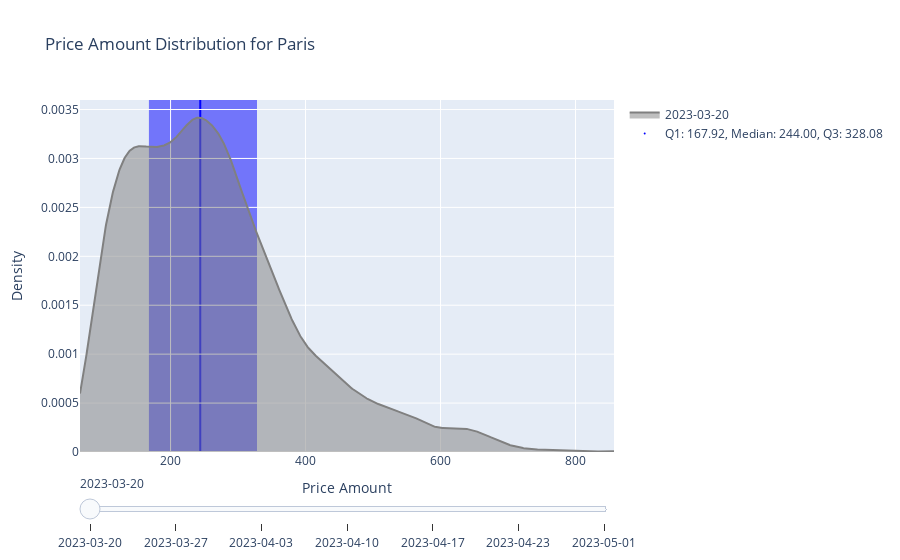
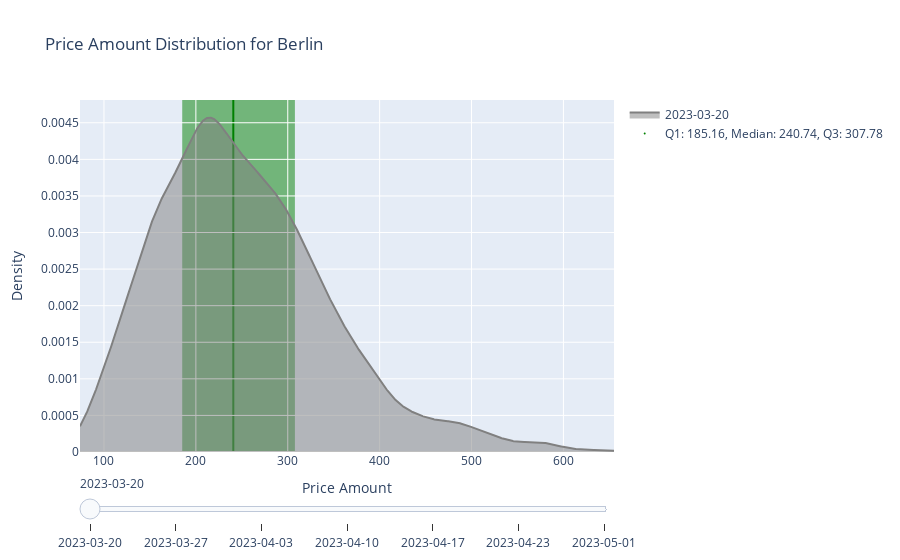
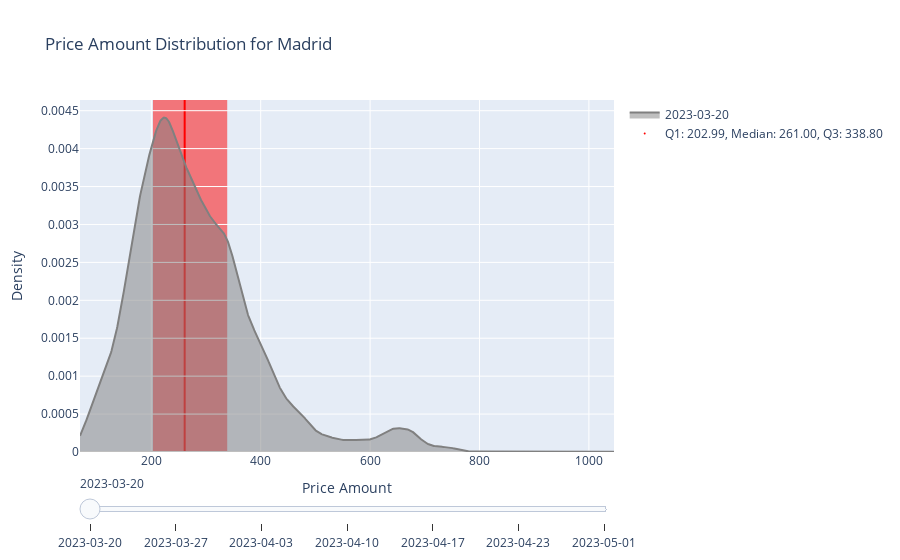
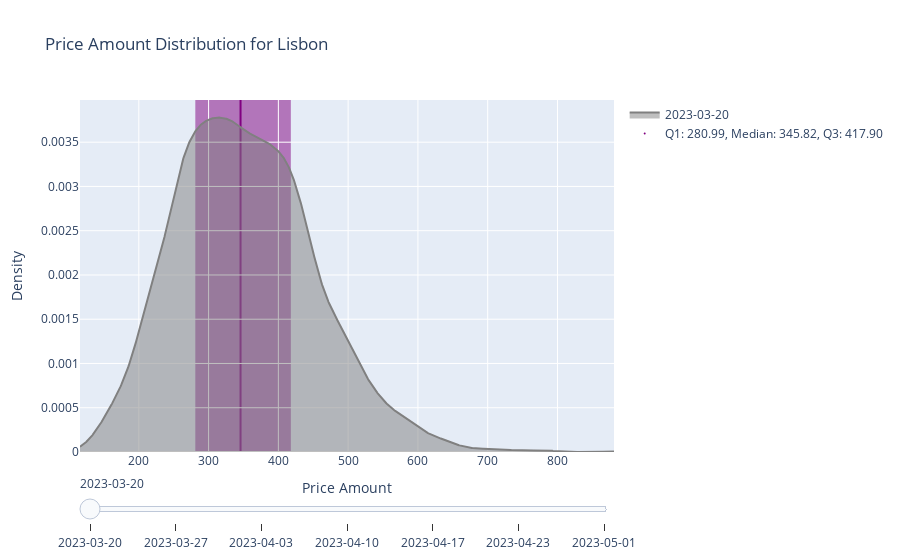

Notebook source saved alongside these figures, in order:
### Code cell
def plot_city(city, color, kde_color):
    # Load city data
    filenames = [f'dep&ret_flights/dep&ret_flights_{date}/{city}_{date}.csv' for date in dates]
    dataframes = [pd.read_csv(filename) for filename in filenames]
    df = pd.concat([df.assign(collection_date=date) for df, date in zip(dataframes, dates)])
    
    # Convert collection_date to datetime type and add year 2023
    df['collection_date'] = pd.to_datetime(df['collection_date'], format='%m%d').apply(lambda x: x.replace(year=2023))

    # Calculate quartiles
    quartiles = df.groupby('collection_date')['price_amount'].quantile([0.25, 0.5, 0.75]).unstack(level=1)

    fig = go.Figure()

    # Convert numpy datetime64 to pandas Timestamp for date() method
    dates_pd = pd.to_datetime(df['collection_date'].unique())

    # Loop over collection dates
    for i, date in enumerate(dates_pd):
        df_date = df[df['collection_date'] == date]
        Q1, median, Q3 = quartiles.loc[date]

        # Calculate KDE
        kernel = stats.gaussian_kde(df_date['price_amount'])
        x_kde = np.linspace(df_date['price_amount'].min(), df_date['price_amount'].max(), 1000)
        y_kde = kernel(x_kde)

        # Add KDE trace for current date
        fig.add_trace(go.Scatter(x=x_kde, y=y_kde, 
                                 mode='lines',
                                 line_color=kde_color,
                                 opacity=0.6,
                                 fill='tozeroy',
                                 name=str(date.date()),
                                 visible=(i==0)
                                ))

        # Add shape for IQR
        fig.add_shape(go.layout.Shape(type="rect",
                                      x0=Q1, x1=Q3, y0=0, y1=1, yref="paper",
                                      fillcolor=color, opacity=0.5, 
                                      line_width=0,
                                      layer="below",
                                      visible=(i==0)
                                     ))

        # Add shape for median
        fig.add_shape(go.layout.Shape(type="line",
                                      x0=median, x1=median, y0=0, y1=1, yref="paper",
                                      line=dict(color=color, width=2),
                                      layer="below",
                                      visible=(i==0)
                                     ))

        # Add legend for quartiles and median
        fig.add_trace(go.Scatter(x=[None], y=[None],
                                 mode='markers',
                                 marker=dict(size=0, color=color),
                                 name=f'Q1: {Q1:.2f}, Median: {median:.2f}, Q3: {Q3:.2f}',
                                 visible=(i==0)
                                ))

    # Update layout
    fig.update_layout(barmode='overlay', title_text=f'Price Amount Distribution for {city.capitalize()}',
                      xaxis_title='Price Amount', yaxis_title='Density', 
                      sliders=[dict(steps=[dict(method='restyle',
                                                args=['visible', [i==j for j in range(len(dates_pd))]],
                                                label=str(date.date()))
                                          for i, date in enumerate(dates_pd)])])

    fig.show()

# Define the list of cities and their corresponding colors
city_color = {'Paris': 'blue', 'Berlin': 'green', 'Madrid': 'red', 'Lisbon': 'purple', 'Rome': 'orange', 'Budapest': 'brown', 'Athens': 'CadetBlue'}
kde_color = "gray"

# Loop over cities
for city, color in city_color.items():
    plot_city(city, color, kde_color)

### Figure 1 — Plotly figure (JSON) as saved in the notebook; plotly's stock layout.template omitted (floating-point values rounded to 4 significant figures; data arrays with more than 128 entries replaced by an {"elided": "..."} marker saying what was removed)
{"data": [{"fill": "tozeroy", "line": {"color": "gray"}, "mode": "lines", "name": "2023-03-20", "opacity": 0.6, "type": "scatter", "visible": true, "x": {"elided": "1000 float values"}, "y": {"elided": "1000 float values"}}, {"marker": {"color": "blue", "size": 0}, "mode": "markers", "name": "Q1: 167.92, Median: 244.00, Q3: 328.08", "type": "scatter", "visible": true, "x": [null], "y": [null]}, {"fill": "tozeroy", "line": {"color": "gray"}, "mode": "lines", "name": "2023-03-27", "opacity": 0.6, "type": "scatter", "visible": false, "x": {"elided": "1000 float values"}, "y": {"elided": "1000 float values"}}, {"marker": {"color": "blue", "size": 0}, "mode": "markers", "name": "Q1: 174.78, Median: 244.99, Q3: 329.20", "type": "scatter", "visible": false, "x": [null], "y": [null]}, {"fill": "tozeroy", "line": {"color": "gray"}, "mode": "lines", "name": "2023-04-03", "opacity": 0.6, "type": "scatter", "visible": false, "x": {"elided": "1000 float values"}, "y": {"elided": "1000 float values"}}, {"marker": {"color": "blue", "size": 0}, "mode": "markers", "name": "Q1: 175.22, Median: 245.55, Q3: 330.90", "type": "scatter", "visible": false, "x": [null], "y": [null]}, {"fill": "tozeroy", "line": {"color": "gray"}, "mode": "lines", "name": "2023-04-10", "opacity": 0.6, "type": "scatter", "visible": false, "x": {"elided": "1000 float values"}, "y": {"elided": "1000 float values"}}, {"marker": {"color": "blue", "size": 0}, "mode": "markers", "name": "Q1: 179.99, Median: 248.90, Q3: 336.30", "type": "scatter", "visible": false, "x": [null], "y": [null]}, {"fill": "tozeroy", "line": {"color": "gray"}, "mode": "lines", "name": "2023-04-17", "opacity": 0.6, "type": "scatter", "visible": false, "x": {"elided": "1000 float values"}, "y": {"elided": "1000 float values"}}, {"marker": {"color": "blue", "size": 0}, "mode": "markers", "name": "Q1: 189.88, Median: 272.81, Q3: 366.48", "type": "scatter", "visible": false, "x": [null], "y": [null]}, {"fill": "tozeroy", "line": {"color": "gray"}, "mode": "lines", "name": "2023-04-23", "opacity": 0.6, "type": "scatter", "visible": false, "x": {"elided": "1000 float values"}, "y": {"elided": "1000 float values"}}, {"marker": {"color": "blue", "size": 0}, "mode": "markers", "name": "Q1: 192.05, Median: 276.89, Q3: 374.28", "type": "scatter", "visible": false, "x": [null], "y": [null]}, {"fill": "tozeroy", "line": {"color": "gray"}, "mode": "lines", "name": "2023-05-01", "opacity": 0.6, "type": "scatter", "visible": false, "x": {"elided": "1000 float values"}, "y": {"elided": "1000 float values"}}, {"marker": {"color": "blue", "size": 0}, "mode": "markers", "name": "Q1: 194.00, Median: 279.39, Q3: 368.82", "type": "scatter", "visible": false, "x": [null], "y": [null]}], "layout": {"barmode": "overlay", "shapes": [{"fillcolor": "blue", "layer": "below", "line": {"width": 0}, "opacity": 0.5, "type": "rect", "visible": true, "x0": 167.9, "x1": 328.1, "y0": 0, "y1": 1, "yref": "paper"}, {"layer": "below", "line": {"color": "blue", "width": 2}, "type": "line", "visible": true, "x0": 244, "x1": 244, "y0": 0, "y1": 1, "yref": "paper"}, {"fillcolor": "blue", "layer": "below", "line": {"width": 0}, "opacity": 0.5, "type": "rect", "visible": false, "x0": 174.8, "x1": 329.2, "y0": 0, "y1": 1, "yref": "paper"}, {"layer": "below", "line": {"color": "blue", "width": 2}, "type": "line", "visible": false, "x0": 245.0, "x1": 245.0, "y0": 0, "y1": 1, "yref": "paper"}, {"fillcolor": "blue", "layer": "below", "line": {"width": 0}, "opacity": 0.5, "type": "rect", "visible": false, "x0": 175.2, "x1": 330.9, "y0": 0, "y1": 1, "yref": "paper"}, {"layer": "below", "line": {"color": "blue", "width": 2}, "type": "line", "visible": false, "x0": 245.6, "x1": 245.6, "y0": 0, "y1": 1, "yref": "paper"}, {"fillcolor": "blue", "layer": "below", "line": {"width": 0}, "opacity": 0.5, "type": "rect", "visible": false, "x0": 180.0, "x1": 336.3, "y0": 0, "y1": 1, "yref": "paper"}, {"layer": "below", "line": {"color": "blue", "width": 2}, "type": "line", "visible": false, "x0": 248.9, "x1": 248.9, "y0": 0, "y1": 1, "yref": "paper"}, {"fillcolor": "blue", "layer": "below", "line": {"width": 0}, "opacity": 0.5, "type": "rect", "visible": false, "x0": 189.9, "x1": 366.5, "y0": 0, "y1": 1, "yref": "paper"}, {"layer": "below", "line": {"color": "blue", "width": 2}, "type": "line", "visible": false, "x0": 272.8, "x1": 272.8, "y0": 0, "y1": 1, "yref": "paper"}, {"fillcolor": "blue", "layer": "below", "line": {"width": 0}, "opacity": 0.5, "type": "rect", "visible": false, "x0": 192.1, "x1": 374.3, "y0": 0, "y1": 1, "yref": "paper"}, {"layer": "below", "line": {"color": "blue", "width": 2}, "type": "line", "visible": false, "x0": 276.9, "x1": 276.9, "y0": 0, "y1": 1, "yref": "paper"}, {"fillcolor": "blue", "layer": "below", "line": {"width": 0}, "opacity": 0.5, "type": "rect", "visible": false, "x0": 194, "x1": 368.8, "y0": 0, "y1": 1, "yref": "paper"}, {"layer": "below", "line": {"color": "blue", "width": 2}, "type": "line", "visible": false, "x0": 279.4, "x1": 279.4, "y0": 0, "y1": 1, "yref": "paper"}], "sliders": [{"steps": [{"args": ["visible", [true, false, false, false, false, false, false]], "label": "2023-03-20", "method": "restyle"}, {"args": ["visible", [false, true, false, false, false, false, false]], "label": "2023-03-27", "method": "restyle"}, {"args": ["visible", [false, false, true, false, false, false, false]], "label": "2023-04-03", "method": "restyle"}, {"args": ["visible", [false, false, false, true, false, false, false]], "label": "2023-04-10", "method": "restyle"}, {"args": ["visible", [false, false, false, false, true, false, false]], "label": "2023-04-17", "method": "restyle"}, {"args": ["visible", [false, false, false, false, false, true, false]], "label": "2023-04-23", "method": "restyle"}, {"args": ["visible", [false, false, false, false, false, false, true]], "label": "2023-05-01", "method": "restyle"}]}], "title": {"text": "Price Amount Distribution for Paris"}, "xaxis": {"title": {"text": "Price Amount"}}, "yaxis": {"title": {"text": "Density"}}}}

### Figure 2 — Plotly figure (JSON) as saved in the notebook; plotly's stock layout.template omitted (floating-point values rounded to 4 significant figures; data arrays with more than 128 entries replaced by an {"elided": "..."} marker saying what was removed)
{"data": [{"fill": "tozeroy", "line": {"color": "gray"}, "mode": "lines", "name": "2023-03-20", "opacity": 0.6, "type": "scatter", "visible": true, "x": {"elided": "1000 float values"}, "y": {"elided": "1000 float values"}}, {"marker": {"color": "green", "size": 0}, "mode": "markers", "name": "Q1: 185.16, Median: 240.74, Q3: 307.78", "type": "scatter", "visible": true, "x": [null], "y": [null]}, {"fill": "tozeroy", "line": {"color": "gray"}, "mode": "lines", "name": "2023-03-27", "opacity": 0.6, "type": "scatter", "visible": false, "x": {"elided": "1000 float values"}, "y": {"elided": "1000 float values"}}, {"marker": {"color": "green", "size": 0}, "mode": "markers", "name": "Q1: 193.25, Median: 253.09, Q3: 320.89", "type": "scatter", "visible": false, "x": [null], "y": [null]}, {"fill": "tozeroy", "line": {"color": "gray"}, "mode": "lines", "name": "2023-04-03", "opacity": 0.6, "type": "scatter", "visible": false, "x": {"elided": "1000 float values"}, "y": {"elided": "1000 float values"}}, {"marker": {"color": "green", "size": 0}, "mode": "markers", "name": "Q1: 198.48, Median: 258.00, Q3: 324.99", "type": "scatter", "visible": false, "x": [null], "y": [null]}, {"fill": "tozeroy", "line": {"color": "gray"}, "mode": "lines", "name": "2023-04-10", "opacity": 0.6, "type": "scatter", "visible": false, "x": {"elided": "1000 float values"}, "y": {"elided": "1000 float values"}}, {"marker": {"color": "green", "size": 0}, "mode": "markers", "name": "Q1: 205.11, Median: 267.52, Q3: 337.99", "type": "scatter", "visible": false, "x": [null], "y": [null]}, {"fill": "tozeroy", "line": {"color": "gray"}, "mode": "lines", "name": "2023-04-17", "opacity": 0.6, "type": "scatter", "visible": false, "x": {"elided": "1000 float values"}, "y": {"elided": "1000 float values"}}, {"marker": {"color": "green", "size": 0}, "mode": "markers", "name": "Q1: 222.93, Median: 297.00, Q3: 383.50", "type": "scatter", "visible": false, "x": [null], "y": [null]}, {"fill": "tozeroy", "line": {"color": "gray"}, "mode": "lines", "name": "2023-04-23", "opacity": 0.6, "type": "scatter", "visible": false, "x": {"elided": "1000 float values"}, "y": {"elided": "1000 float values"}}, {"marker": {"color": "green", "size": 0}, "mode": "markers", "name": "Q1: 226.10, Median: 299.89, Q3: 392.68", "type": "scatter", "visible": false, "x": [null], "y": [null]}, {"fill": "tozeroy", "line": {"color": "gray"}, "mode": "lines", "name": "2023-05-01", "opacity": 0.6, "type": "scatter", "visible": false, "x": {"elided": "1000 float values"}, "y": {"elided": "1000 float values"}}, {"marker": {"color": "green", "size": 0}, "mode": "markers", "name": "Q1: 231.00, Median: 306.00, Q3: 406.85", "type": "scatter", "visible": false, "x": [null], "y": [null]}], "layout": {"barmode": "overlay", "shapes": [{"fillcolor": "green", "layer": "below", "line": {"width": 0}, "opacity": 0.5, "type": "rect", "visible": true, "x0": 185.2, "x1": 307.8, "y0": 0, "y1": 1, "yref": "paper"}, {"layer": "below", "line": {"color": "green", "width": 2}, "type": "line", "visible": true, "x0": 240.7, "x1": 240.7, "y0": 0, "y1": 1, "yref": "paper"}, {"fillcolor": "green", "layer": "below", "line": {"width": 0}, "opacity": 0.5, "type": "rect", "visible": false, "x0": 193.3, "x1": 320.9, "y0": 0, "y1": 1, "yref": "paper"}, {"layer": "below", "line": {"color": "green", "width": 2}, "type": "line", "visible": false, "x0": 253.1, "x1": 253.1, "y0": 0, "y1": 1, "yref": "paper"}, {"fillcolor": "green", "layer": "below", "line": {"width": 0}, "opacity": 0.5, "type": "rect", "visible": false, "x0": 198.5, "x1": 325.0, "y0": 0, "y1": 1, "yref": "paper"}, {"layer": "below", "line": {"color": "green", "width": 2}, "type": "line", "visible": false, "x0": 258, "x1": 258, "y0": 0, "y1": 1, "yref": "paper"}, {"fillcolor": "green", "layer": "below", "line": {"width": 0}, "opacity": 0.5, "type": "rect", "visible": false, "x0": 205.1, "x1": 338.0, "y0": 0, "y1": 1, "yref": "paper"}, {"layer": "below", "line": {"color": "green", "width": 2}, "type": "line", "visible": false, "x0": 267.5, "x1": 267.5, "y0": 0, "y1": 1, "yref": "paper"}, {"fillcolor": "green", "layer": "below", "line": {"width": 0}, "opacity": 0.5, "type": "rect", "visible": false, "x0": 222.9, "x1": 383.5, "y0": 0, "y1": 1, "yref": "paper"}, {"layer": "below", "line": {"color": "green", "width": 2}, "type": "line", "visible": false, "x0": 297, "x1": 297, "y0": 0, "y1": 1, "yref": "paper"}, {"fillcolor": "green", "layer": "below", "line": {"width": 0}, "opacity": 0.5, "type": "rect", "visible": false, "x0": 226.1, "x1": 392.7, "y0": 0, "y1": 1, "yref": "paper"}, {"layer": "below", "line": {"color": "green", "width": 2}, "type": "line", "visible": false, "x0": 299.9, "x1": 299.9, "y0": 0, "y1": 1, "yref": "paper"}, {"fillcolor": "green", "layer": "below", "line": {"width": 0}, "opacity": 0.5, "type": "rect", "visible": false, "x0": 231, "x1": 406.9, "y0": 0, "y1": 1, "yref": "paper"}, {"layer": "below", "line": {"color": "green", "width": 2}, "type": "line", "visible": false, "x0": 306, "x1": 306, "y0": 0, "y1": 1, "yref": "paper"}], "sliders": [{"steps": [{"args": ["visible", [true, false, false, false, false, false, false]], "label": "2023-03-20", "method": "restyle"}, {"args": ["visible", [false, true, false, false, false, false, false]], "label": "2023-03-27", "method": "restyle"}, {"args": ["visible", [false, false, true, false, false, false, false]], "label": "2023-04-03", "method": "restyle"}, {"args": ["visible", [false, false, false, true, false, false, false]], "label": "2023-04-10", "method": "restyle"}, {"args": ["visible", [false, false, false, false, true, false, false]], "label": "2023-04-17", "method": "restyle"}, {"args": ["visible", [false, false, false, false, false, true, false]], "label": "2023-04-23", "method": "restyle"}, {"args": ["visible", [false, false, false, false, false, false, true]], "label": "2023-05-01", "method": "restyle"}]}], "title": {"text": "Price Amount Distribution for Berlin"}, "xaxis": {"title": {"text": "Price Amount"}}, "yaxis": {"title": {"text": "Density"}}}}

### Figure 3 — Plotly figure (JSON) as saved in the notebook; plotly's stock layout.template omitted (floating-point values rounded to 4 significant figures; data arrays with more than 128 entries replaced by an {"elided": "..."} marker saying what was removed)
{"data": [{"fill": "tozeroy", "line": {"color": "gray"}, "mode": "lines", "name": "2023-03-20", "opacity": 0.6, "type": "scatter", "visible": true, "x": {"elided": "1000 float values"}, "y": {"elided": "1000 float values"}}, {"marker": {"color": "red", "size": 0}, "mode": "markers", "name": "Q1: 202.99, Median: 261.00, Q3: 338.80", "type": "scatter", "visible": true, "x": [null], "y": [null]}, {"fill": "tozeroy", "line": {"color": "gray"}, "mode": "lines", "name": "2023-03-27", "opacity": 0.6, "type": "scatter", "visible": false, "x": {"elided": "1000 float values"}, "y": {"elided": "1000 float values"}}, {"marker": {"color": "red", "size": 0}, "mode": "markers", "name": "Q1: 212.97, Median: 276.38, Q3: 361.40", "type": "scatter", "visible": false, "x": [null], "y": [null]}, {"fill": "tozeroy", "line": {"color": "gray"}, "mode": "lines", "name": "2023-04-03", "opacity": 0.6, "type": "scatter", "visible": false, "x": {"elided": "1000 float values"}, "y": {"elided": "1000 float values"}}, {"marker": {"color": "red", "size": 0}, "mode": "markers", "name": "Q1: 224.90, Median: 294.25, Q3: 383.24", "type": "scatter", "visible": false, "x": [null], "y": [null]}, {"fill": "tozeroy", "line": {"color": "gray"}, "mode": "lines", "name": "2023-04-10", "opacity": 0.6, "type": "scatter", "visible": false, "x": {"elided": "1000 float values"}, "y": {"elided": "1000 float values"}}, {"marker": {"color": "red", "size": 0}, "mode": "markers", "name": "Q1: 240.90, Median: 318.17, Q3: 450.99", "type": "scatter", "visible": false, "x": [null], "y": [null]}, {"fill": "tozeroy", "line": {"color": "gray"}, "mode": "lines", "name": "2023-04-17", "opacity": 0.6, "type": "scatter", "visible": false, "x": {"elided": "1000 float values"}, "y": {"elided": "1000 float values"}}, {"marker": {"color": "red", "size": 0}, "mode": "markers", "name": "Q1: 257.38, Median: 352.10, Q3: 538.90", "type": "scatter", "visible": false, "x": [null], "y": [null]}, {"fill": "tozeroy", "line": {"color": "gray"}, "mode": "lines", "name": "2023-04-23", "opacity": 0.6, "type": "scatter", "visible": false, "x": {"elided": "1000 float values"}, "y": {"elided": "1000 float values"}}, {"marker": {"color": "red", "size": 0}, "mode": "markers", "name": "Q1: 253.48, Median: 335.99, Q3: 493.29", "type": "scatter", "visible": false, "x": [null], "y": [null]}, {"fill": "tozeroy", "line": {"color": "gray"}, "mode": "lines", "name": "2023-05-01", "opacity": 0.6, "type": "scatter", "visible": false, "x": {"elided": "1000 float values"}, "y": {"elided": "1000 float values"}}, {"marker": {"color": "red", "size": 0}, "mode": "markers", "name": "Q1: 262.97, Median: 351.99, Q3: 510.30", "type": "scatter", "visible": false, "x": [null], "y": [null]}], "layout": {"barmode": "overlay", "shapes": [{"fillcolor": "red", "layer": "below", "line": {"width": 0}, "opacity": 0.5, "type": "rect", "visible": true, "x0": 203.0, "x1": 338.8, "y0": 0, "y1": 1, "yref": "paper"}, {"layer": "below", "line": {"color": "red", "width": 2}, "type": "line", "visible": true, "x0": 261, "x1": 261, "y0": 0, "y1": 1, "yref": "paper"}, {"fillcolor": "red", "layer": "below", "line": {"width": 0}, "opacity": 0.5, "type": "rect", "visible": false, "x0": 213.0, "x1": 361.4, "y0": 0, "y1": 1, "yref": "paper"}, {"layer": "below", "line": {"color": "red", "width": 2}, "type": "line", "visible": false, "x0": 276.4, "x1": 276.4, "y0": 0, "y1": 1, "yref": "paper"}, {"fillcolor": "red", "layer": "below", "line": {"width": 0}, "opacity": 0.5, "type": "rect", "visible": false, "x0": 224.9, "x1": 383.2, "y0": 0, "y1": 1, "yref": "paper"}, {"layer": "below", "line": {"color": "red", "width": 2}, "type": "line", "visible": false, "x0": 294.2, "x1": 294.2, "y0": 0, "y1": 1, "yref": "paper"}, {"fillcolor": "red", "layer": "below", "line": {"width": 0}, "opacity": 0.5, "type": "rect", "visible": false, "x0": 240.9, "x1": 451.0, "y0": 0, "y1": 1, "yref": "paper"}, {"layer": "below", "line": {"color": "red", "width": 2}, "type": "line", "visible": false, "x0": 318.2, "x1": 318.2, "y0": 0, "y1": 1, "yref": "paper"}, {"fillcolor": "red", "layer": "below", "line": {"width": 0}, "opacity": 0.5, "type": "rect", "visible": false, "x0": 257.4, "x1": 538.9, "y0": 0, "y1": 1, "yref": "paper"}, {"layer": "below", "line": {"color": "red", "width": 2}, "type": "line", "visible": false, "x0": 352.1, "x1": 352.1, "y0": 0, "y1": 1, "yref": "paper"}, {"fillcolor": "red", "layer": "below", "line": {"width": 0}, "opacity": 0.5, "type": "rect", "visible": false, "x0": 253.5, "x1": 493.3, "y0": 0, "y1": 1, "yref": "paper"}, {"layer": "below", "line": {"color": "red", "width": 2}, "type": "line", "visible": false, "x0": 336.0, "x1": 336.0, "y0": 0, "y1": 1, "yref": "paper"}, {"fillcolor": "red", "layer": "below", "line": {"width": 0}, "opacity": 0.5, "type": "rect", "visible": false, "x0": 263.0, "x1": 510.3, "y0": 0, "y1": 1, "yref": "paper"}, {"layer": "below", "line": {"color": "red", "width": 2}, "type": "line", "visible": false, "x0": 352.0, "x1": 352.0, "y0": 0, "y1": 1, "yref": "paper"}], "sliders": [{"steps": [{"args": ["visible", [true, false, false, false, false, false, false]], "label": "2023-03-20", "method": "restyle"}, {"args": ["visible", [false, true, false, false, false, false, false]], "label": "2023-03-27", "method": "restyle"}, {"args": ["visible", [false, false, true, false, false, false, false]], "label": "2023-04-03", "method": "restyle"}, {"args": ["visible", [false, false, false, true, false, false, false]], "label": "2023-04-10", "method": "restyle"}, {"args": ["visible", [false, false, false, false, true, false, false]], "label": "2023-04-17", "method": "restyle"}, {"args": ["visible", [false, false, false, false, false, true, false]], "label": "2023-04-23", "method": "restyle"}, {"args": ["visible", [false, false, false, false, false, false, true]], "label": "2023-05-01", "method": "restyle"}]}], "title": {"text": "Price Amount Distribution for Madrid"}, "xaxis": {"title": {"text": "Price Amount"}}, "yaxis": {"title": {"text": "Density"}}}}

### Figure 4 — Plotly figure (JSON) as saved in the notebook; plotly's stock layout.template omitted (floating-point values rounded to 4 significant figures; data arrays with more than 128 entries replaced by an {"elided": "..."} marker saying what was removed)
{"data": [{"fill": "tozeroy", "line": {"color": "gray"}, "mode": "lines", "name": "2023-03-20", "opacity": 0.6, "type": "scatter", "visible": true, "x": {"elided": "1000 float values"}, "y": {"elided": "1000 float values"}}, {"marker": {"color": "purple", "size": 0}, "mode": "markers", "name": "Q1: 280.99, Median: 345.82, Q3: 417.90", "type": "scatter", "visible": true, "x": [null], "y": [null]}, {"fill": "tozeroy", "line": {"color": "gray"}, "mode": "lines", "name": "2023-03-27", "opacity": 0.6, "type": "scatter", "visible": false, "x": {"elided": "1000 float values"}, "y": {"elided": "1000 float values"}}, {"marker": {"color": "purple", "size": 0}, "mode": "markers", "name": "Q1: 281.30, Median: 350.50, Q3: 421.78", "type": "scatter", "visible": false, "x": [null], "y": [null]}, {"fill": "tozeroy", "line": {"color": "gray"}, "mode": "lines", "name": "2023-04-03", "opacity": 0.6, "type": "scatter", "visible": false, "x": {"elided": "1000 float values"}, "y": {"elided": "1000 float values"}}, {"marker": {"color": "purple", "size": 0}, "mode": "markers", "name": "Q1: 288.70, Median: 363.90, Q3: 434.99", "type": "scatter", "visible": false, "x": [null], "y": [null]}, {"fill": "tozeroy", "line": {"color": "gray"}, "mode": "lines", "name": "2023-04-10", "opacity": 0.6, "type": "scatter", "visible": false, "x": {"elided": "1000 float values"}, "y": {"elided": "1000 float values"}}, {"marker": {"color": "purple", "size": 0}, "mode": "markers", "name": "Q1: 296.78, Median: 371.99, Q3: 442.06", "type": "scatter", "visible": false, "x": [null], "y": [null]}, {"fill": "tozeroy", "line": {"color": "gray"}, "mode": "lines", "name": "2023-04-17", "opacity": 0.6, "type": "scatter", "visible": false, "x": {"elided": "1000 float values"}, "y": {"elided": "1000 float values"}}, {"marker": {"color": "purple", "size": 0}, "mode": "markers", "name": "Q1: 294.99, Median: 377.75, Q3: 460.25", "type": "scatter", "visible": false, "x": [null], "y": [null]}, {"fill": "tozeroy", "line": {"color": "gray"}, "mode": "lines", "name": "2023-04-23", "opacity": 0.6, "type": "scatter", "visible": false, "x": {"elided": "1000 float values"}, "y": {"elided": "1000 float values"}}, {"marker": {"color": "purple", "size": 0}, "mode": "markers", "name": "Q1: 297.69, Median: 395.60, Q3: 495.40", "type": "scatter", "visible": false, "x": [null], "y": [null]}, {"fill": "tozeroy", "line": {"color": "gray"}, "mode": "lines", "name": "2023-05-01", "opacity": 0.6, "type": "scatter", "visible": false, "x": {"elided": "1000 float values"}, "y": {"elided": "1000 float values"}}, {"marker": {"color": "purple", "size": 0}, "mode": "markers", "name": "Q1: 303.51, Median: 406.99, Q3: 516.30", "type": "scatter", "visible": false, "x": [null], "y": [null]}], "layout": {"barmode": "overlay", "shapes": [{"fillcolor": "purple", "layer": "below", "line": {"width": 0}, "opacity": 0.5, "type": "rect", "visible": true, "x0": 281.0, "x1": 417.9, "y0": 0, "y1": 1, "yref": "paper"}, {"layer": "below", "line": {"color": "purple", "width": 2}, "type": "line", "visible": true, "x0": 345.8, "x1": 345.8, "y0": 0, "y1": 1, "yref": "paper"}, {"fillcolor": "purple", "layer": "below", "line": {"width": 0}, "opacity": 0.5, "type": "rect", "visible": false, "x0": 281.3, "x1": 421.8, "y0": 0, "y1": 1, "yref": "paper"}, {"layer": "below", "line": {"color": "purple", "width": 2}, "type": "line", "visible": false, "x0": 350.5, "x1": 350.5, "y0": 0, "y1": 1, "yref": "paper"}, {"fillcolor": "purple", "layer": "below", "line": {"width": 0}, "opacity": 0.5, "type": "rect", "visible": false, "x0": 288.7, "x1": 435.0, "y0": 0, "y1": 1, "yref": "paper"}, {"layer": "below", "line": {"color": "purple", "width": 2}, "type": "line", "visible": false, "x0": 363.9, "x1": 363.9, "y0": 0, "y1": 1, "yref": "paper"}, {"fillcolor": "purple", "layer": "below", "line": {"width": 0}, "opacity": 0.5, "type": "rect", "visible": false, "x0": 296.8, "x1": 442.1, "y0": 0, "y1": 1, "yref": "paper"}, {"layer": "below", "line": {"color": "purple", "width": 2}, "type": "line", "visible": false, "x0": 372.0, "x1": 372.0, "y0": 0, "y1": 1, "yref": "paper"}, {"fillcolor": "purple", "layer": "below", "line": {"width": 0}, "opacity": 0.5, "type": "rect", "visible": false, "x0": 295.0, "x1": 460.2, "y0": 0, "y1": 1, "yref": "paper"}, {"layer": "below", "line": {"color": "purple", "width": 2}, "type": "line", "visible": false, "x0": 377.8, "x1": 377.8, "y0": 0, "y1": 1, "yref": "paper"}, {"fillcolor": "purple", "layer": "below", "line": {"width": 0}, "opacity": 0.5, "type": "rect", "visible": false, "x0": 297.7, "x1": 495.4, "y0": 0, "y1": 1, "yref": "paper"}, {"layer": "below", "line": {"color": "purple", "width": 2}, "type": "line", "visible": false, "x0": 395.6, "x1": 395.6, "y0": 0, "y1": 1, "yref": "paper"}, {"fillcolor": "purple", "layer": "below", "line": {"width": 0}, "opacity": 0.5, "type": "rect", "visible": false, "x0": 303.5, "x1": 516.3, "y0": 0, "y1": 1, "yref": "paper"}, {"layer": "below", "line": {"color": "purple", "width": 2}, "type": "line", "visible": false, "x0": 407.0, "x1": 407.0, "y0": 0, "y1": 1, "yref": "paper"}], "sliders": [{"steps": [{"args": ["visible", [true, false, false, false, false, false, false]], "label": "2023-03-20", "method": "restyle"}, {"args": ["visible", [false, true, false, false, false, false, false]], "label": "2023-03-27", "method": "restyle"}, {"args": ["visible", [false, false, true, false, false, false, false]], "label": "2023-04-03", "method": "restyle"}, {"args": ["visible", [false, false, false, true, false, false, false]], "label": "2023-04-10", "method": "restyle"}, {"args": ["visible", [false, false, false, false, true, false, false]], "label": "2023-04-17", "method": "restyle"}, {"args": ["visible", [false, false, false, false, false, true, false]], "label": "2023-04-23", "method": "restyle"}, {"args": ["visible", [false, false, false, false, false, false, true]], "label": "2023-05-01", "method": "restyle"}]}], "title": {"text": "Price Amount Distribution for Lisbon"}, "xaxis": {"title": {"text": "Price Amount"}}, "yaxis": {"title": {"text": "Density"}}}}
